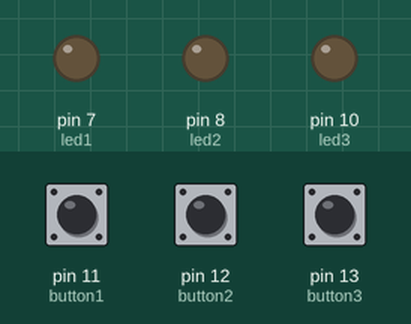
This sketch was run on a simulated Arduino Uno, built with avr-gcc and run on an emulated ATmega328P. On the bench: output pins drawn as LEDs (lit = HIGH). The test bench sets the inputs (shaded band); at power-on: pin 11 (button1) LOW, pin 12 (button2) LOW, pin 13 (button3) LOW.

Above: at 1.2 s.
1.3 s: pin 11 (button1) pulled HIGH for 0.15 s
At 2.1 s:
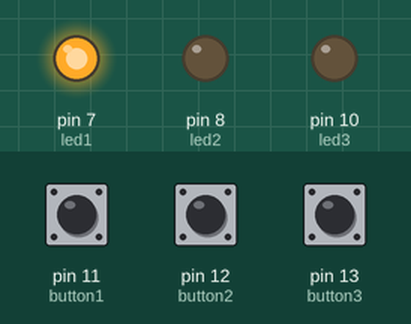
2.9 s: pin 12 (button2) pulled HIGH for 0.15 s
At 3.3 s:
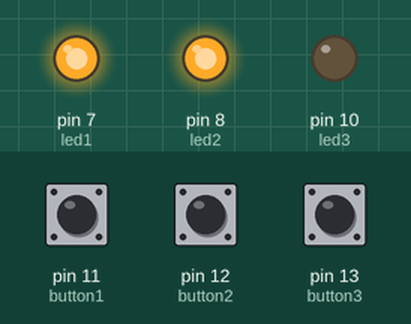
4.5 s: pin 13 (button3) pulled HIGH for 0.15 s
At 5.7 s:
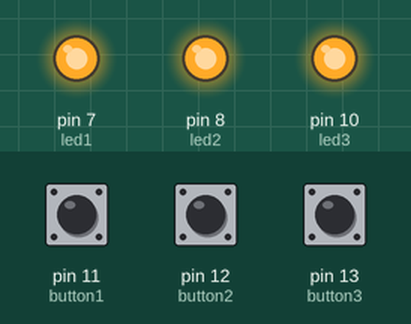
6.1 s: pin 11 (button1) pulled HIGH for 1 s
At 7.0 s:
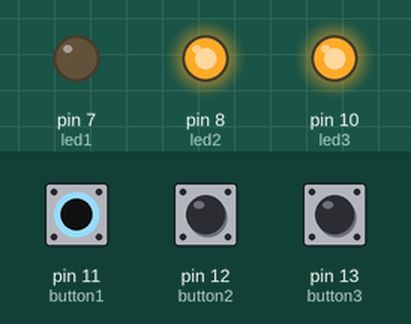
8.6 s: pin 12 (button2) pulled HIGH for 1 s
At 8.9 s:
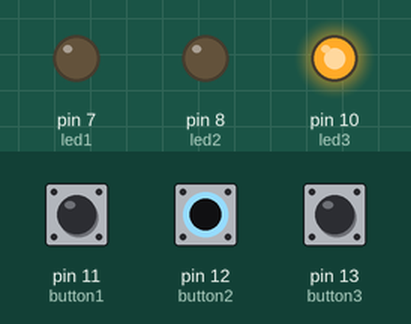
11.1 s: pin 11 (button1) pulled HIGH for 0.15 s
At 12.0 s:
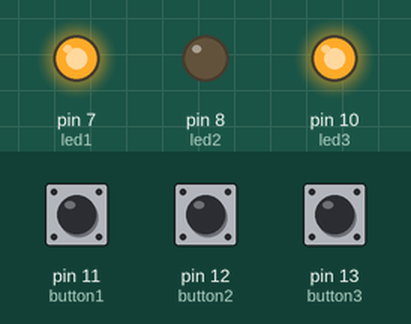
Timing chart, 0 to 13.7 s (numbered marks = the images above; inputs shaded):
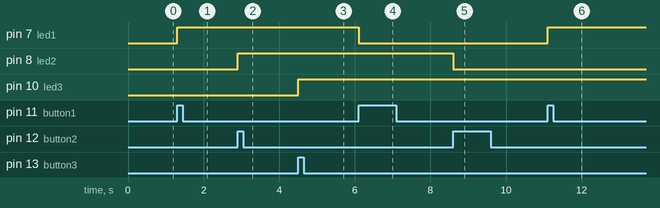

Measured:
- after the input at 1.3 s, pin 7 (led1): LOW → HIGH at once
- after the input at 2.9 s, pin 8 (led2): LOW → HIGH at once
- after the input at 4.5 s, pin 10 (led3): LOW → HIGH at once
- after the input at 6.1 s, pin 7 (led1): HIGH → LOW at once
- after the input at 8.6 s, pin 8 (led2): HIGH → LOW at once
- after the input at 11.1 s, pin 7 (led1): LOW → HIGH at once

The sketch:

Electronics_Task1_3Buttons_3LEDs.ino
```cpp
const int button1 = 11;
const int led1 = 7;

const int button2 = 12;
const int led2 = 8;

const int button3 = 13;
const int led3 = 10;

bool state1 = false;
bool state2 = false;
bool state3 = false;

bool last1 = LOW;
bool last2 = LOW;
bool last3 = LOW;

void setup()
{
  pinMode(button1, INPUT);
  pinMode(led1, OUTPUT);

  pinMode(button2, INPUT);
  pinMode(led2, OUTPUT);

  pinMode(button3, INPUT);
  pinMode(led3, OUTPUT);
}

void loop()
{
  bool current1 = digitalRead(button1);
  if (current1 == HIGH && last1 == LOW) {
    state1 = !state1;
    digitalWrite(led1, state1);
    delay(200);
  }
  last1 = current1;

  bool current2 = digitalRead(button2);
  if (current2 == HIGH && last2 == LOW) {
    state2 = !state2;
    digitalWrite(led2, state2);
    delay(200);
  }
  last2 = current2;

  bool current3 = digitalRead(button3);
  if (current3 == HIGH && last3 == LOW) {
    state3 = !state3;
    digitalWrite(led3, state3);
    delay(200);
  }
  last3 = current3;
}
```
